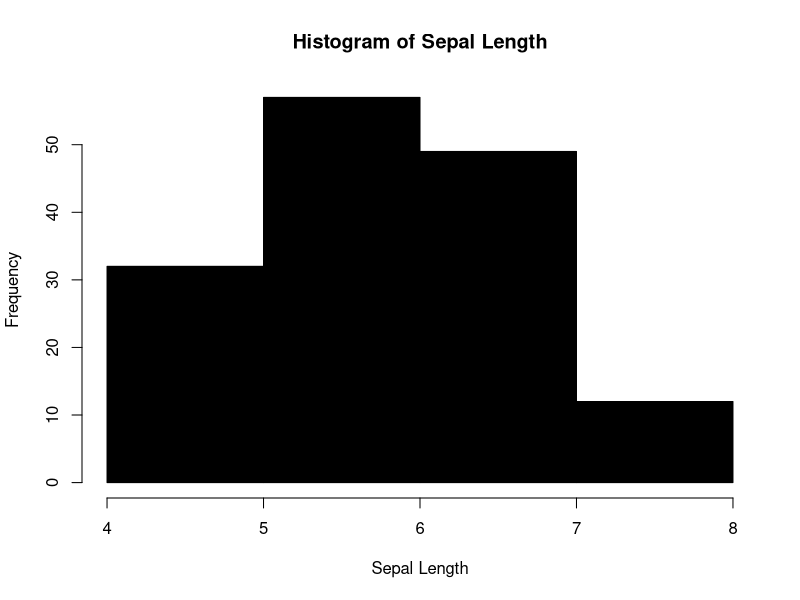
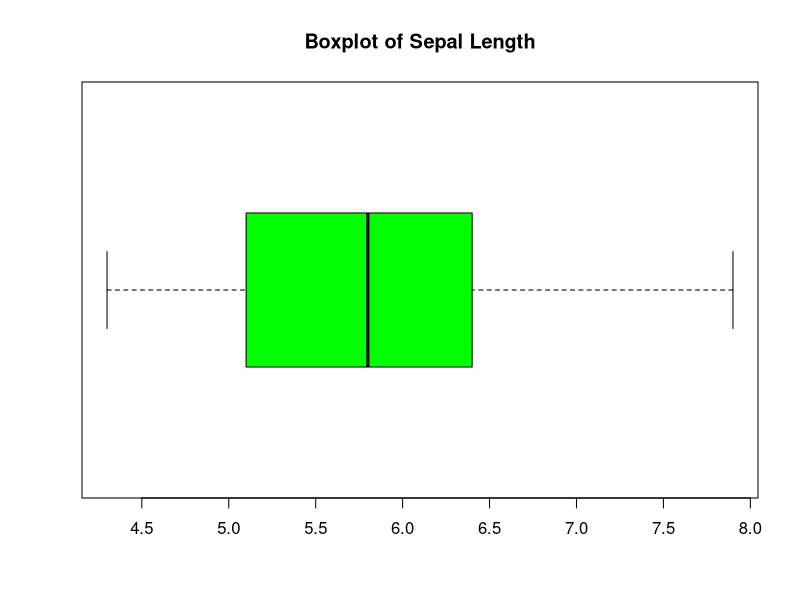
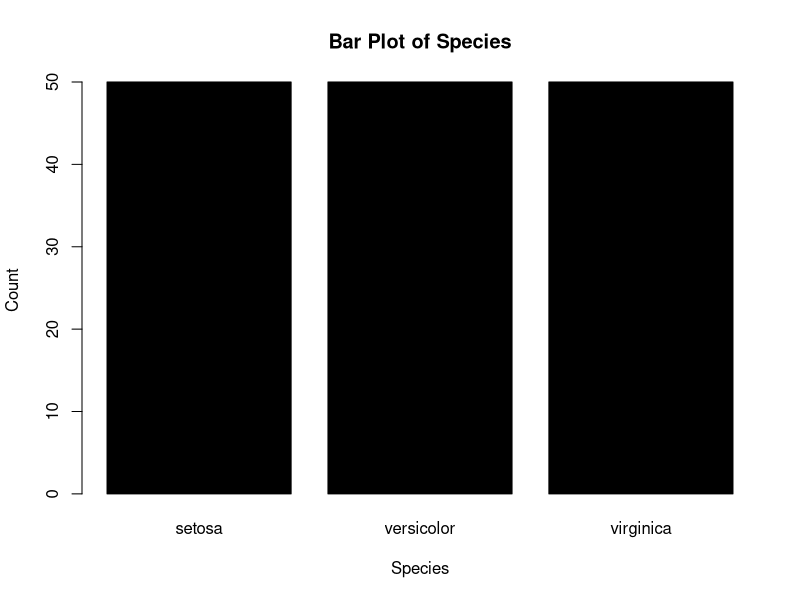
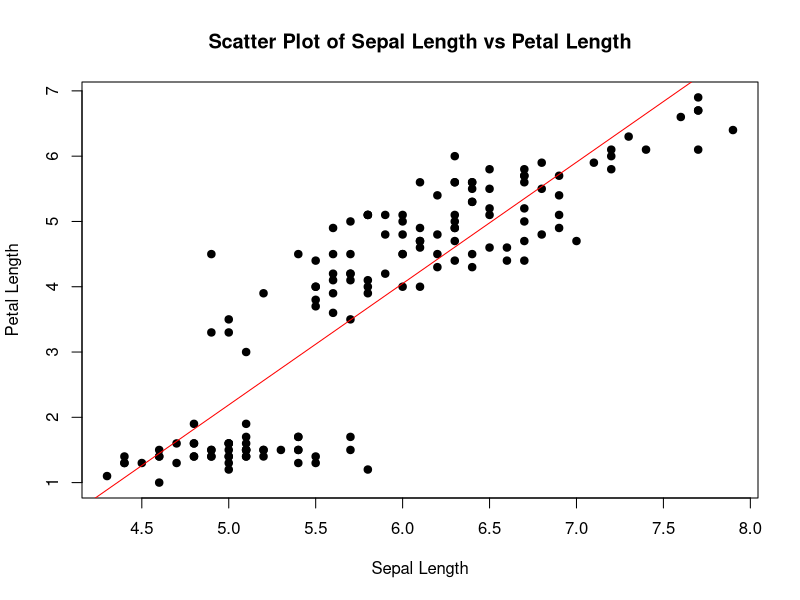
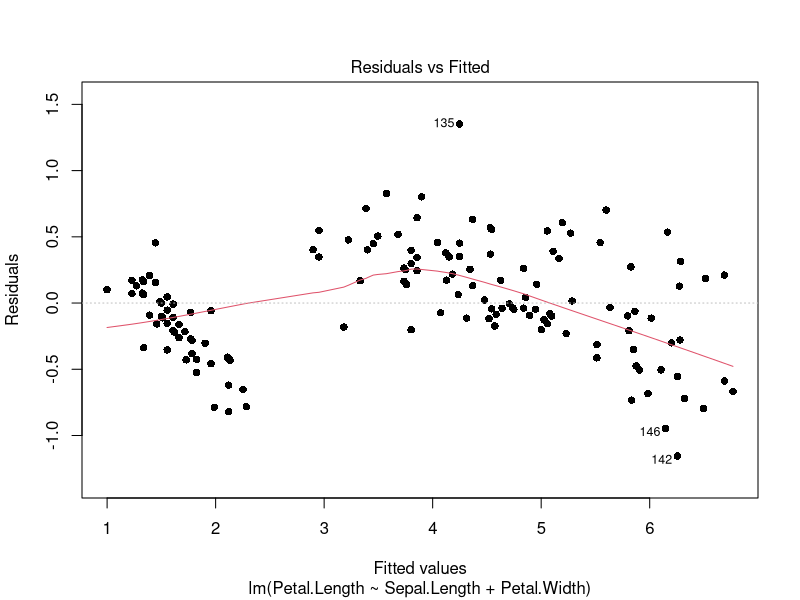
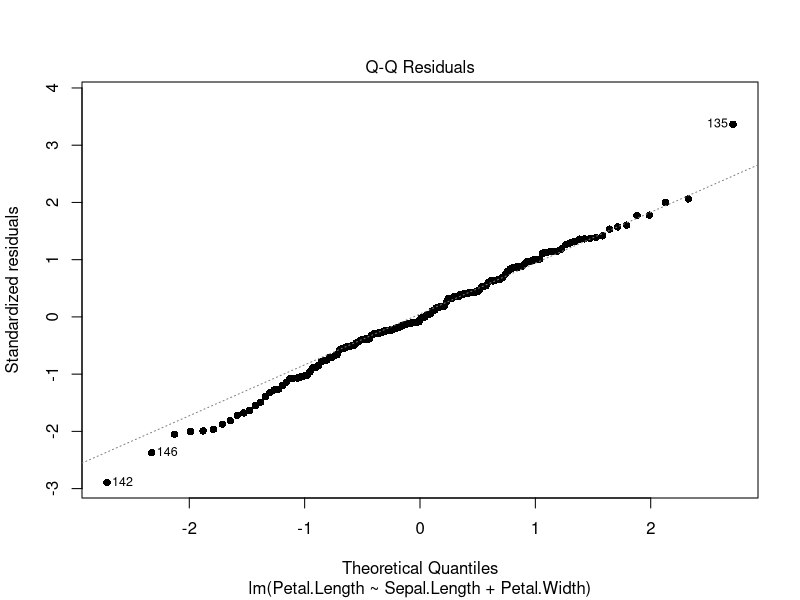
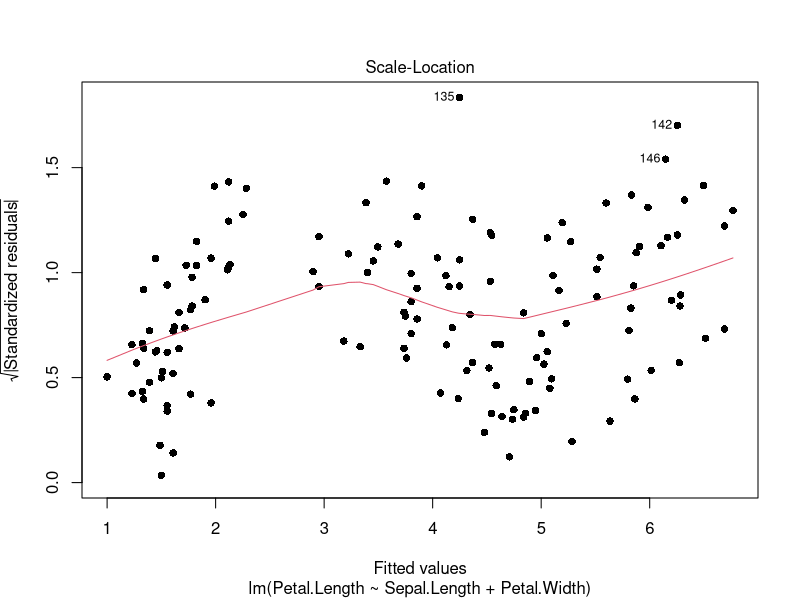
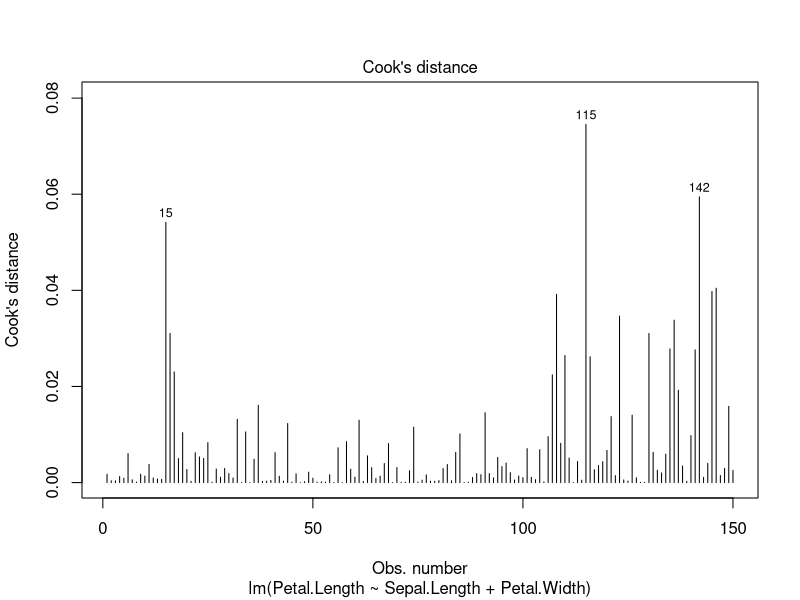

Here is the R script that generated these plots, in order:
# Loading the iris dataset
data("iris")

# 1. Data Overview
# Display structure and dimensions of the dataset
str(iris)
cat("\nNumber of observations:", nrow(iris), "\n")
cat("Number of variables:", ncol(iris), "\n\n")

# 2. Summary Statistics for a numerical variable (e.g., Sepal.Length)
summary_stats <- function(var) {
  cat("Summary Statistics for", var, "\n")
  cat("Mean:", mean(iris[[var]], na.rm = TRUE), "\n")
  cat("Median:", median(iris[[var]], na.rm = TRUE), "\n")
  cat("Standard Deviation:", sd(iris[[var]], na.rm = TRUE), "\n")
  cat("Minimum:", min(iris[[var]], na.rm = TRUE), "\n")
  cat("Maximum:", max(iris[[var]], na.rm = TRUE), "\n")
}
summary_stats("Sepal.Length")  # Use Sepal.Length column for analysis

# 3. Distribution Visualization (e.g., Sepal.Length)
# Histogram for Sepal Length
par(mfrow = c(1, 1))
hist(iris$Sepal.Length, breaks = 5, col = "black", xlab = "Sepal Length", 
     main = "Histogram of Sepal Length")

# Boxplot for Sepal Length
par(mfrow = c(1, 1))
boxplot(iris$Sepal.Length, horizontal = TRUE, col = "green", main = "Boxplot of Sepal Length")

# 4. Categorical Variable Analysis (e.g., Species)
# Bar plot for Species (categorical variable)
par(mfrow = c(1, 1))
barplot(table(iris$Species), col = "black", main = "Bar Plot of Species", 
        xlab = "Species", ylab = "Count")

# 5. Correlation Analysis (e.g., Sepal.Length and Petal.Length)
correlation <- cor(iris$Sepal.Length, iris$Petal.Length, use = "complete.obs")
cat("\nPearson Correlation between Sepal Length and Petal Length:", correlation, "\n")

# 6. Scatter Plot Visualization
par(mfrow = c(1, 1))
plot(iris$Sepal.Length, iris$Petal.Length, main = "Scatter Plot of Sepal Length vs Petal Length",
     xlab = "Sepal Length", ylab = "Petal Length", pch = 19, col = "black")
abline(lm(iris$Petal.Length ~ iris$Sepal.Length), col = "red")  # Add regression line

# 7. Multiple Regression
# Fit a linear regression model predicting Petal Length using Sepal Length and Sepal Width
model <- lm(Petal.Length ~ Sepal.Length + Petal.Width, data = iris)
print(summary(model))

# 8. Model Diagnostics
# Plot the residuals of the regression model
# Plot the residuals vs fitted values
par(mfrow = c(1, 1))  # Ensure only one plot is shown
plot(model, which = 1, pch = 16)  # Residuals vs Fitted with solid dots

# Plot the Normal Q-Q plot
par(mfrow = c(1, 1))  # Ensure only one plot is shown
plot(model, which = 2, pch = 16)  # Normal Q-Q with solid dots

# Plot the Scale-Location plot
par(mfrow = c(1, 1))  # Ensure only one plot is shown
plot(model, which = 3, pch = 16)  # Scale-Location with solid dots

# Plot the Cook's distance plot
par(mfrow = c(1, 1))  # Ensure only one plot is shown
plot(model, which = 4, pch = 16)  # Cook's distance with solid dots

# 9. Principal Component Analysis (PCA)
# Perform PCA on numerical variables only (Sepal.Length, Sepal.Width, Petal.Length, Petal.Width)
numerical_data <- iris[, 1:4]
pca <- prcomp(numerical_data, scale. = TRUE)
summary(pca)

# 10. PCA Interpretation
# Calculate the percentage of variance explained by each principal component
explained_variance <- summary(pca)$importance[2,]  # Extracting the proportion of variance explained

# Plot the scree plot (Explained variance)
par(mfrow = c(1, 1))
plot(explained_variance * 100, type = "b", 
     xlab = "Principal Component", 
     ylab = "Variance Explained (%)", 
     main = "Scree Plot with Variance Explained in Percentage",
     pch = 16, col = "black")

# Biplot for PCA interpretation
par(mfrow = c(1, 1))
biplot(pca, main = "PCA Biplot of Iris Data", cex=0.7, xlabs=rep("", nrow(iris)), xlim=c(-0.2,0.4), ylim=c(-0.2, 0.1))